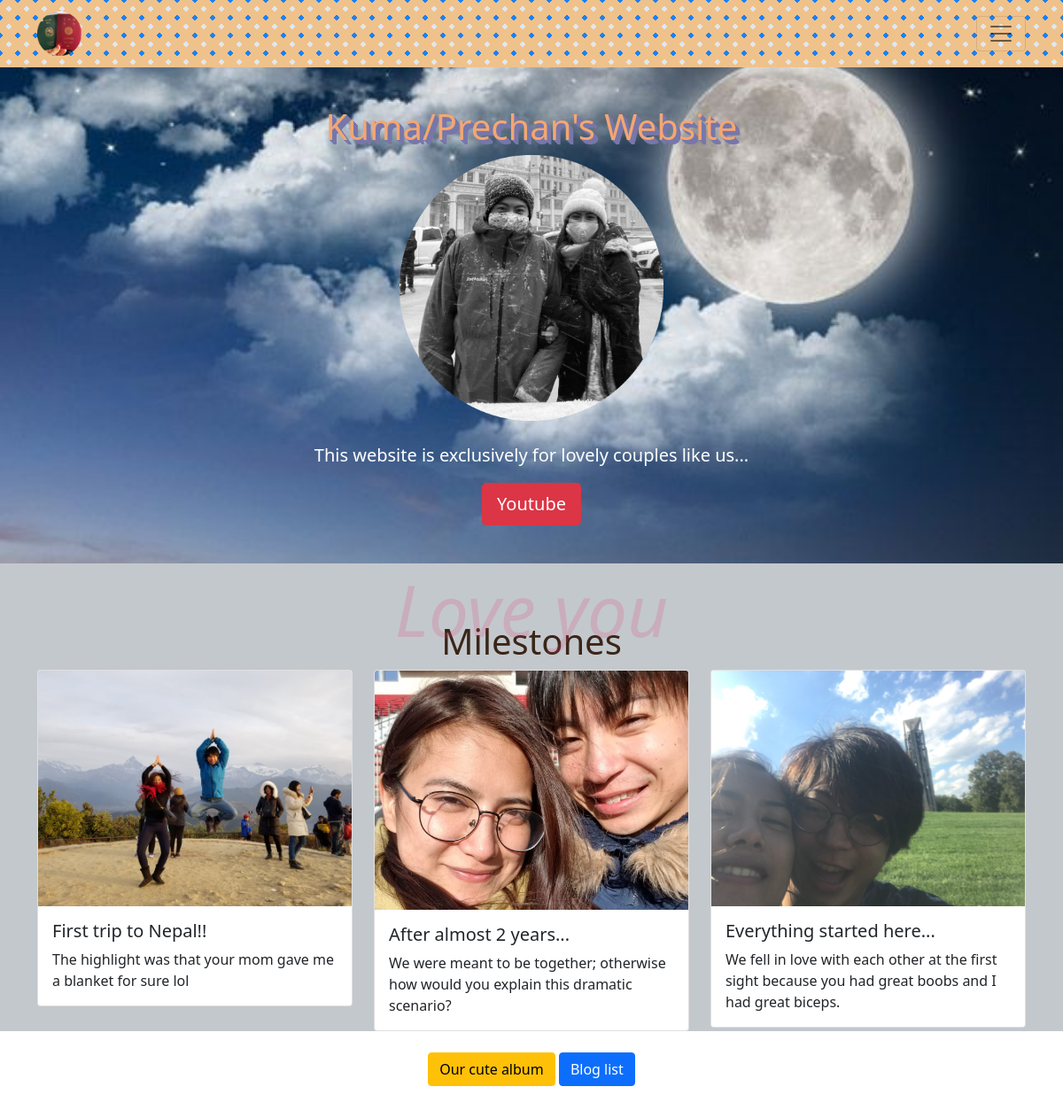
The page / on the database its author committed.
### portfolioapp/models.py (models this page shows, shortened)
class Project(models.Model):
    title = models.CharField(max_length=100)
    description = models.CharField(max_length=250)
    image = models.ImageField(upload_to='portfolioapp/images/')
    url = models.URLField(blank=True)
    date = models.DateTimeField(default=timezone.now)

### portfolioapp/views.py (the view)
# urls.py: 2. Add a URL to urlpatterns:  path('', views.home, name='home')
def home(request):
    projects = Project.objects.all().order_by('-date')
    return render(request, 'portfolioapp/home.html', {'projects':projects})

### portfolioapp/templates/portfolioapp/home.html (shortened to what this page needs)
{% extends 'portfolioapp/base.html' %}
{% block content %}
{% load static %}
<header class="masthead">
    <div class="container h-100">
      <div class="row h-100 align-items-center">
        <div class="col-12 text-center">
          <h1 class="fw-light" id="title">Kuma/Prechan's Website</h1>
          <img src="{% static 'portfolioapp/us.png' %}" class="img-fluid" id="top-img">
          <br>
          <br>
          <p style="color: #ffffff;" class="lead">This website is exclusively for lovely couples like us...</p>
          <a class="btn btn-danger btn-lg" href="#" role="button">Youtube</a>
        </div>
      </div>
    </div>
</header>
<div class="secondback">
  <div class="container">
    <br>
    <h1 class="heading06" data-en="Love you">Milestones</h1>
    <div class="row row-cols-1 row-cols-md-3 g-4">
      {% for project in projects %}
      <div class="col">
        <div class="card">
          <img src="{{ project.image.url }}" class="card-img-top"/>
          <div class="card-body">
            <h5 class="card-title">{{ project.title }}</h5>
            <p class="card-text">
              {{ project.description }}
            </p>
          </div>
        </div>
      </div>
      {% endfor %}
      </div>
    </div>
</div>
<br>
<div class="extra">
<a href="{% static 'portfolioapp/ourpics.pdf' %}" class="btn btn-warning">Our cute album</a>
<a href="{% url 'blogapp:all_blogs' %}" class="btn btn-primary">Blog list</a>
</div>
{% endblock %}

### portfolioapp/templates/portfolioapp/base.html (shortened to what this page needs)
{% load static %}
<!doctype html>
<html lang="en">
  <head>
    <link href="https://cdn.jsdelivr.net/npm/bootstrap@5.0.2/dist/css/bootstrap.min.css" rel="stylesheet">
  </head>
  <body>
    <nav class="navbar navbar-light">
      <div class="container">
        <a class="navbar-brand" href="{% url 'home' %}">
          <img src="{% static 'portfolioapp/pass.png' %}" alt="" width="50" height="50">
        </a>
        <button class="navbar-toggler" type="button" data-bs-toggle="collapse" data-bs-target="#navbarSupportedContent" aria-controls="navbarSupportedContent" aria-expanded="false" aria-label="Toggle navigation">
          <span class="navbar-toggler-icon"></span>
        </button>
      </div>
    </nav>
    {% block content %}
    {% endblock %}
  </body>
</html>

### portfolioapp/templates/portfolioapp/base.html (style rules this page uses)
.navbar { background: #efc28b; background-image: radial-gradient(#e2e6eb 20%, transparent 0), radial-gradient(#1981f7 20%, transparent 0); background-position: 0 0, 10px 10px; background-size: 20px 20px; }
.secondback { background-color: #c3c8cd; }
#top-img { height: 300px; }
#title { color: rgb(244, 166, 114); text-shadow: 1px 1px 0px #7777aa, 2px 2px 0px #7777aa, 3px 3px 0px #7777aa, 4px 4px 0px #7777aa, 5px 5px 0px #7777aa; }
.heading06 { position: relative; padding-top: 40px; font-size: 40px; text-align: center; color: rgb(58, 37, 23); }
.heading06::before { content: attr(data-en); position: absolute; top: -20px; left: 50%; transform: translateX(-50%); color: rgba(224,66,114,0.2); font-size: 80px; font-style: italic; }

### rows shown on the page
Project: image (picture), title "First trip to Nepal!!", description "The highlight was that your mom gave me a blanket for sure lol"
Project: image (picture), title "After almost 2 years...", description "We were meant to be together; otherwise how would you explain this dramatic scenario?"
Project: image (picture), title "Everything started here...", description "We fell in love with each other at the first sight because you had great boobs and I had great biceps."
